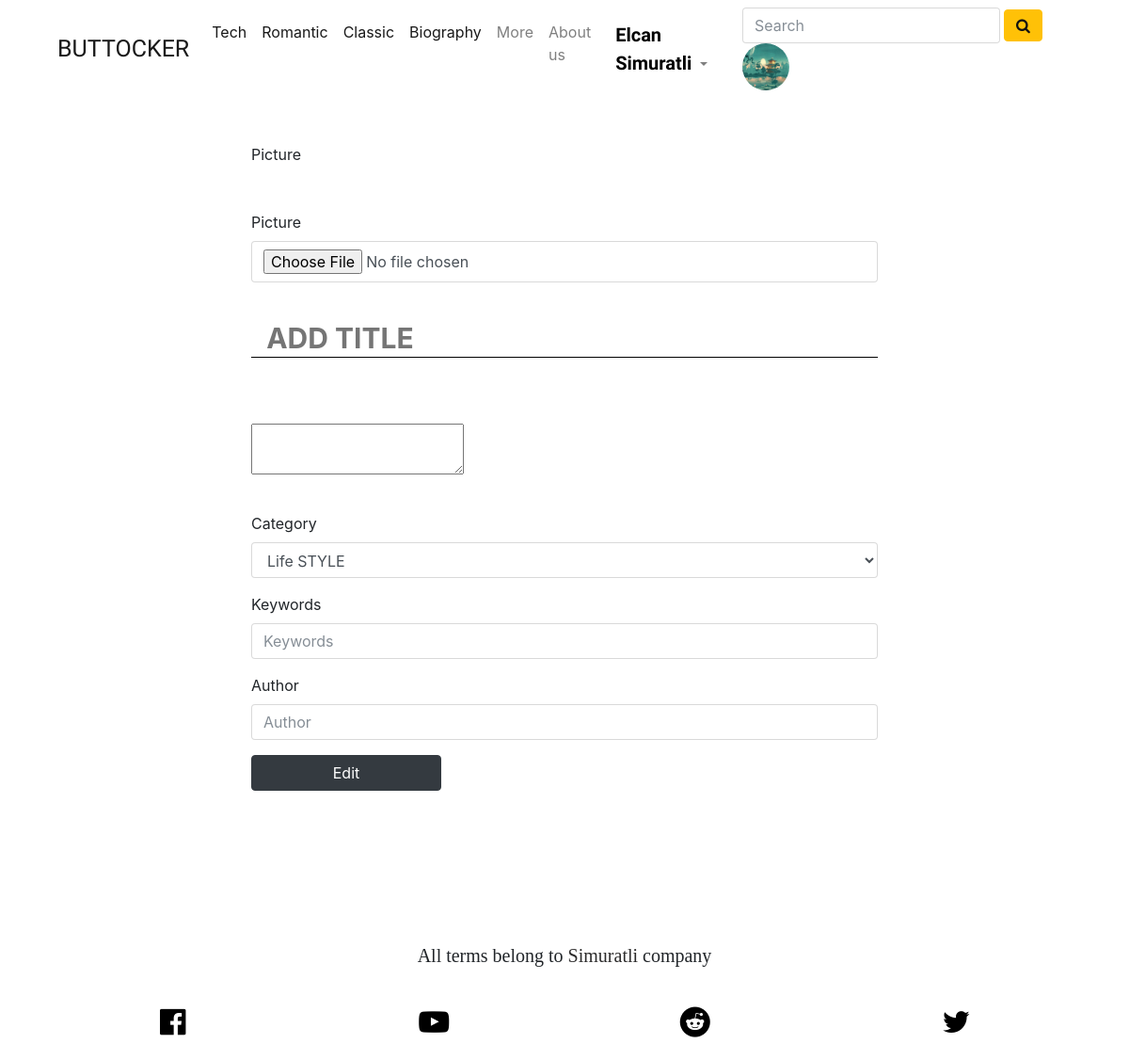
The app's page /editblog.php (signed in) with its own data.
### tables this page shows
CREATE TABLE `kategori` (
  `kategori_id` int(11) NOT NULL,
  `kategori_ad` varchar(100) NOT NULL,
  `kategori_onecikar` enum('1','0') NOT NULL DEFAULT '0',
  `kategori_seourl` varchar(500) NOT NULL,
  `kategori_sira` int(2) NOT NULL,
  `kategori_durum` enum('0','1') NOT NULL DEFAULT '1'
);

CREATE TABLE `kullanici` (
  `kullanici_id` int(11) NOT NULL,
  `subMerchantKey` varchar(500) NOT NULL,
  `kullanici_magaza` enum('0','1','2') NOT NULL DEFAULT '0',
  `kullanici_magazafoto` varchar(500) NOT NULL DEFAULT 'dimg/noimg.jpg',
  `kullanici_zaman` datetime NOT NULL DEFAULT CURRENT_TIMESTAMP,
  `kullanici_resim` varchar(250) NOT NULL,
  `kullanici_tc` varchar(50) NOT NULL,
  `kullanici_banka` varchar(100) NOT NULL,
  `kullanici_iban` varchar(50) DEFAULT NULL,
  `kullanici_ad` varchar(50) NOT NULL,
  `kullanici_soyad` varchar(50) NOT NULL,
  `kullanici_mail` varchar(100) NOT NULL,
  `kullanici_gsm` varchar(50) NOT NULL,
  `kullanici_password` varchar(50) NOT NULL,
  `kullanici_adres` varchar(250) NOT NULL,
  `kullanici_il` varchar(100) NOT NULL,
  `kullanici_ilce` varchar(100) NOT NULL,
  `kullanici_unvan` varchar(100) NOT NULL,
  `kullanici_tip` enum('PERSONAL','PRIVATE_COMPANY','LIMITED_OR_JOINT_STOCK_COMPANY','') DEFAULT 'PERSONAL',
  `kullanici_vdaire` varchar(50) NOT NULL,
  `kullanici_vno` varchar(50) NOT NULL,
  `kullanici_yetki` varchar(50) NOT NULL,
  `kullanici_durum` int(1) NOT NULL DEFAULT '1',
  `kullanici_twitter` varchar(500) NOT NULL,
  `kullanici_facebook` varchar(500) NOT NULL
);

### admin/production/function.php (called while the page is built, shortened)
<?php
function seo($str, $options = array())
{
    $str = mb_convert_encoding((string)$str, 'UTF-8', mb_list_encodings());
    $defaults = array(
        'delimiter' => '-',
        'limit' => null,
        'lowercase' => true,
        'replacements' => array(),
        'transliterate' => true
    );
    $options = array_merge($defaults, $options);
    $str = preg_replace(array_keys($options['replacements']), $options['replacements'], $str);
    if ($options['transliterate']) {
        $str = str_replace(array_keys($char_map), $char_map, $str);
    }
    $str = preg_replace('/[^\p{L}\p{Nd}]+/u', $options['delimiter'], $str);
    $str = preg_replace('/(' . preg_quote($options['delimiter'], '/') . '){2,}/', '$1', $str);
    $str = mb_substr($str, 0, ($options['limit'] ? $options['limit'] : mb_strlen($str, 'UTF-8')), 'UTF-8');
    $str = trim($str, $options['delimiter']);
    return $options['lowercase'] ? mb_strtolower($str, 'UTF-8') : $str;
}
?>

### editblog.php (the view, shortened to what this page needs)
<?php include 'header.php';
$blogsor = $db->prepare("SELECT * FROM blog where kullanici_id =:kullanici_id and blog_id=:blog_id order by blog_id DESC");
$blogsor->execute(array(
  'blog_id' => $_GET['blog_id'],
  'kullanici_id' => $_SESSION['userkullanici_id']
));
$blogcek = $blogsor->fetch(PDO::FETCH_ASSOC);
?>
<div class="container-fluid p-5">
  <div class="row d-flex justify-content-center">
    <div class="col-md-8">
      <form method="post" action="admin/netting/adminislem.php" enctype="multipart/form-data">
        <div style="width:50%" class="form-group">
          <label>Picture</label>
        </div>
        <br>
        <div class="form-group">
          <label>Picture</label>
          <input placeholder="" class="form-control" type="file" name="blogfoto_resimyol">
        </div>
        <br>
        <div class="form-group">
          <input placeholder="  ADD TITLE" value="<?php echo $blogcek['blog_ad'] ?>" class="myform" type="text" name="blog_ad">
        </div>
        <br>
        <div class="form-group">
          <div id="editor">
            <textarea id='edit' name='blog_detay' style="margin-top: 30px;">
                <?php echo $blogcek['blog_detay'] ?>
            </textarea>
          </div>
        </div>
        <br>
        <div class="form-group">
          <label>Category</label>
          <select class="form-control" name="kategori_id" id="">
            <?php
            $kategorisor = $db->prepare("SELECT * from kategori order by kategori_id DESC ");
            $kategorisor->execute();
            while ($kategoricek = $kategorisor->fetch(PDO::FETCH_ASSOC)) {
              ?>
              <option <?php if ($kategoricek['kategori_id'] == $blogcek['kategori_id']) {
                          echo "selected";
                        } ?> value="<?php echo $kategoricek['kategori_id'] ?>"><?php echo $kategoricek['kategori_ad'] ?></option>
            <?php } ?>
          </select>
        </div>
        <div class="form-group">
          <label>Keywords</label>
          <input placeholder="Keywords" value="<?php echo $blogcek['blog_keyword'] ?>" class="form-control" type="text" name="blog_keyword">
        </div>
        <div class="form-group">
          <label>Author</label>
          <input value="<?php echo $blogcek['blog_author'] ?>" placeholder="Author" class="form-control" type="text" name="blog_author">
        </div>
        <div class="row d-flex justify content-center">
          <div class="col-md-4">
            <center><button style="width:100%" class="btn btn-dark" name="blogduzenle" type="submit">Edit</button></center>
          </div>
        </div>
    </div>
  </div>
</div>
<?php include 'footer.php' ?>

### header.php (shortened to what this page needs)
<?php
include 'admin/netting/baglan.php';
include 'admin/production/function.php';
$kullanicisor = $db->prepare("SELECT * FROM kullanici where kullanici_mail=:mail");
$kullanicisor->execute(array(
    'mail' => $_SESSION['userkullanici_mail']
));
$kullanicicek = $kullanicisor->fetch(PDO::FETCH_ASSOC);
?>
<!DOCTYPE html>
<html lang="en">
<head>
    <link rel="stylesheet" href="css/style.css">
    <link rel="stylesheet" href="css/bootstrap.min.css">
    <link rel="stylesheet" href="css/bootstrap-grid.css">
    <link href="https://stackpath.bootstrapcdn.com/font-awesome/4.7.0/css/font-awesome.min.css" rel="stylesheet">
    <link href="swiper/swiper.min.css" rel="stylesheet">
    <link href="swiper/swipe.css" rel="stylesheet">
  <link rel="stylesheet" href="https://cdnjs.cloudflare.com/ajax/libs/font-awesome/4.4.0/css/font-awesome.min.css">
  <link rel="stylesheet" href="froala/css/froala_editor.css">
  <link rel="stylesheet" href="froala/css/froala_style.css">
  <link rel="stylesheet" href="froala/css/plugins/code_view.css">
  <link rel="stylesheet" href="froala/css/plugins/colors.css">
  <link rel="stylesheet" href="froala/css/plugins/emoticons.css">
  <link rel="stylesheet" href="froala/css/plugins/image_manager.css">
  <link rel="stylesheet" href="froala/css/plugins/image.css">
  <link rel="stylesheet" href="froala/css/third_party/embedly.min.css">
  <link rel="stylesheet" href="froala/css/plugins/line_breaker.css">
  <link rel="stylesheet" href="froala/css/plugins/table.css">
  <link rel="stylesheet" href="froala/css/plugins/char_counter.css">
  <link rel="stylesheet" href="froala/css/plugins/video.css">
  <link rel="stylesheet" href="froala/css/plugins/fullscreen.css">
  <link rel="stylesheet" href="froala/css/plugins/file.css">
  <link rel="stylesheet" href="froala/css/plugins/quick_insert.css">
  <link rel="stylesheet" href="https://cdnjs.cloudflare.com/ajax/libs/codemirror/5.3.0/codemirror.min.css">
  <link rel="stylesheet" href="froala/js/third_party/embedly.min.js">
</head>
<body>
    <section class="container">
        <nav class="navbar navbar-expand-lg navbar-light ">
            <a class="navbar-brand" href="index">BUTTOCKER</a>
            <div class="collapse navbar-collapse" id="navbarSupportedContent">
                <ul class="navbar-nav mr-auto">
                    <?php
                    $kategorisor = $db->prepare("SELECT * from kategori limit 4 ");
                    $kategorisor->execute();
                    while ($kategoricek = $kategorisor->fetch(PDO::FETCH_ASSOC)) {
                        ?>
                        <li class="nav-item active">
                            <a class="nav-link" href="category-<?= seo($kategoricek['kategori_ad']) . '-' . $kategoricek['kategori_id'] ?>"><?php echo $kategoricek['kategori_ad'] ?> <span class="sr-only">(current)</span></a>
                        </li>
                    <?php } ?>
                    <li class="nav-item">
                        <a class="nav-link " href="categories">More</a>
                    </li>
                    <li class="nav-item">
                        <a class="nav-link " href="about">About us</a>
                    </li>
                    <?php
                    if (isset($_SESSION['userkullanici_mail'])) {
                        ?>
                        <li class="nav-item dropdown">
                            <a class="nav-link dropdown-toggle" href="#" id="navbarDropdown" role="button" data-toggle="dropdown" aria-haspopup="true" aria-expanded="false">
                                <b class="name"><?php echo $kullanicicek['kullanici_ad'] ?></b>
                            </a>
                        </li>
                </ul>
                <form method="POST" action="search" class="form-inline my-2 my-lg-0">
                    <div class="form-group">
                        <input name="searched" class="form-control" placeholder="Search" type="text">
                        <button name="search" type="submit" class="btn ml-1 mr-1 btn-warning"><i class="fa fa-search"></i></button>
                    </div>
                    <div class="imgbox2">
                        <img class="img-fluid" src="<?php echo $kullanicicek['kullanici_magazafoto'] ?>" alt="">
                    </div>
                </form>
            <?php }
            ?>
            </div>
        </nav>

### css/style.css (style rules this page uses)
html, body { width: 100%; height: 100%; margin: 0px; padding: 0px; overflow-x: hidden; }
.navbar-brand { font-family: 'Staatliches', cursive; font-size: 25px !important; }
.name { color: black; font-size: 20px; font-family: 'Staatliches', cursive !important; }
.imgbox2 { width: 50px; height: 50px; overflow: hidden; z-index: 12; display: inline-block; border-radius: 50%; }
.myform { width: 100%; height: 40px; font-size: 30px; font-weight: bolder; border: 0px; border-bottom: 1px solid black; -webkit-transition: 0.5s; transition: 0.5s; }

### editblog.php (style rules this page uses)
div#editor { width: 100% !important; margin: auto !important; text-align: left !important; }

### header.php (style rules this page uses)
div#editor { width: 100%; margin: auto; text-align: left; }

### records on screen
kategori: kategori_ad "Tech"
kategori: kategori_ad "Romantic"
kategori: kategori_ad "Classic"
kategori: kategori_ad "Biography"
kullanici: kullanici_ad "Elcan Simuratli", kullanici_magazafoto (picture)

### other values on screen
form field kategori_id "Life STYLE"
